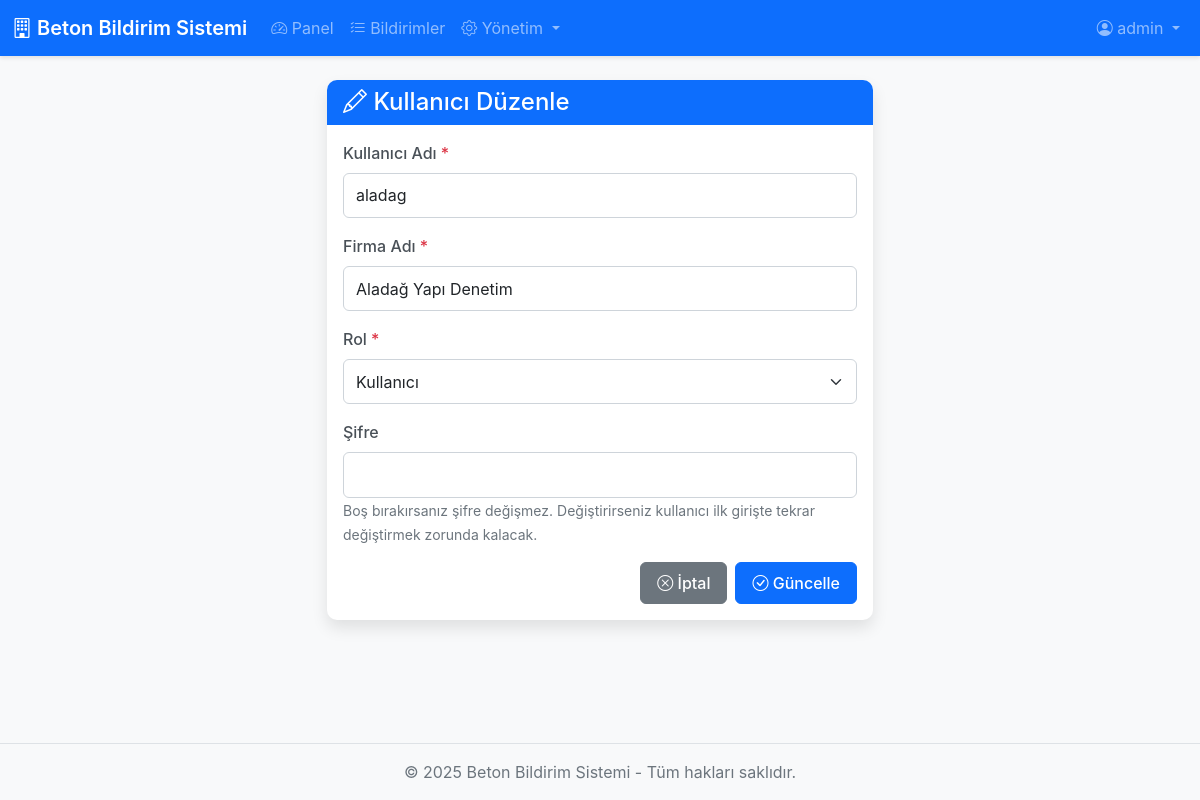
The app's page /admin/user/edit/2 (signed in) with its own data.
### models.py (models this page shows, shortened)
class User(UserMixin, db.Model):
    __tablename__ = 'users'
    id = db.Column(db.Integer, primary_key=True)
    username = db.Column(db.String(80), unique=True, nullable=False, index=True)
    password_hash = db.Column(db.String(255), nullable=False)
    company_name = db.Column(db.String(200), nullable=False)
    role = db.Column(db.String(20), nullable=False, default='user')  # 'admin' veya 'user'
    is_active = db.Column(db.Boolean, default=True, nullable=False)
    must_change_password = db.Column(db.Boolean, default=True, nullable=False)
    created_at = db.Column(db.DateTime, default=get_turkey_time, nullable=False)
    notifications = db.relationship('Notification', backref='user', lazy='dynamic', cascade='all, delete-orphan')
    def is_admin(self):
        return self.role == 'admin'

### app.py (the view, shortened to what this page needs)
@app.route('/admin/user/edit/<int:id>', methods=['GET', 'POST'])
@login_required
@admin_required
@password_change_required
def admin_user_edit(id):
    user = User.query.get_or_404(id)
    form = UserForm(obj=user)
    return render_template('admin/user_form.html', form=form, user=user, title='Kullanıcı Düzenle')

### forms.py
class UserForm(FlaskForm):
    username = StringField('Kullanıcı Adı', validators=[DataRequired(message='Kullanıcı adı gereklidir')])
    company_name = StringField('Firma Adı', validators=[DataRequired(message='Firma adı gereklidir')])
    password = PasswordField('Şifre', validators=[Length(min=6, message='Şifre en az 6 karakter olmalıdır')])
    role = SelectField('Rol', choices=[('user', 'Kullanıcı'), ('admin', 'Admin')], validators=[DataRequired()])

### app.py (called while the page is built)
@app.context_processor
def inject_csrf_token():
    return dict(csrf_token=generate_csrf)

@login_manager.user_loader
def load_user(user_id):
    return User.query.get(int(user_id))

### templates/admin/user_form.html (shortened to what this page needs)
{% extends "base.html" %}
{% block content %}
<div class="row justify-content-center">
    <div class="col-lg-6">
        <div class="card shadow">
            <div class="card-header bg-primary text-white">
                <h4 class="mb-0">
                    <i class="bi bi-{{ 'pencil' if user else 'plus-circle' }}"></i> {{ title }}
                </h4>
            </div>
            <div class="card-body">
                <form method="POST" novalidate>
                    <div class="mb-3">
                        <label for="username" class="form-label">Kullanıcı Adı <span class="text-danger">*</span></label>
                        {{ form.username(class="form-control" ~ (" is-invalid" if form.username.errors else "")) }}
                    </div>
                    <div class="mb-3">
                        <label for="company_name" class="form-label">Firma Adı <span class="text-danger">*</span></label>
                        {{ form.company_name(class="form-control" ~ (" is-invalid" if form.company_name.errors else "")) }}
                    </div>
                    <div class="mb-3">
                        <label for="role" class="form-label">Rol <span class="text-danger">*</span></label>
                        {{ form.role(class="form-select" ~ (" is-invalid" if form.role.errors else "")) }}
                    </div>
                    <div class="mb-3">
                        <label for="password" class="form-label">
                            Şifre {% if not user %}<span class="text-danger">*</span>{% endif %}
                        </label>
                        {{ form.password(class="form-control" ~ (" is-invalid" if form.password.errors else "")) }}
                        {% if user %}
                            <small class="form-text text-muted">Boş bırakırsanız şifre değişmez. Değiştirirseniz kullanıcı ilk girişte tekrar değiştirmek zorunda kalacak.</small>
                        {% else %}
                            <small class="form-text text-muted">Kullanıcı ilk girişte şifresini değiştirmek zorunda kalacak.</small>
                        {% endif %}
                    </div>
                    <div class="d-grid gap-2 d-md-flex justify-content-md-end">
                        <a href="{{ url_for('admin_users') }}" class="btn btn-secondary">
                            <i class="bi bi-x-circle"></i> İptal
                        </a>
                        <button type="submit" class="btn btn-primary">
                            <i class="bi bi-check-circle"></i> {{ 'Güncelle' if user else 'Kaydet' }}
                        </button>
                    </div>
                </form>
            </div>
        </div>
    </div>
</div>
{% endblock %}

### templates/base.html (shortened to what this page needs)
<!DOCTYPE html>
<html lang="tr">
<head>
    <link href="https://cdn.jsdelivr.net/npm/bootstrap@5.3.0/dist/css/bootstrap.min.css" rel="stylesheet">
    <link rel="stylesheet" href="https://cdn.jsdelivr.net/npm/bootstrap-icons@1.10.0/font/bootstrap-icons.css">
    <link rel="stylesheet" href="{{ url_for('static', filename='css/style.css') }}">
</head>
<body>
    {% if current_user.is_authenticated and not current_user.must_change_password %}
    <nav class="navbar navbar-expand-lg navbar-dark bg-primary">
        <div class="container-fluid">
            <a class="navbar-brand" href="{{ url_for('index') }}">
                <i class="bi bi-building"></i> Beton Bildirim Sistemi
            </a>
            <div class="collapse navbar-collapse" id="navbarNav">
                <ul class="navbar-nav me-auto">
                    {% if current_user.is_admin() %}
                        <li class="nav-item">
                            <a class="nav-link" href="{{ url_for('admin_dashboard') }}">
                                <i class="bi bi-speedometer2"></i> Panel
                            </a>
                        </li>
                        <li class="nav-item">
                            <a class="nav-link" href="{{ url_for('admin_notifications') }}">
                                <i class="bi bi-list-check"></i> Bildirimler
                            </a>
                        </li>
                        <li class="nav-item dropdown">
                            <a class="nav-link dropdown-toggle" href="#" id="navbarDropdown" role="button" data-bs-toggle="dropdown">
                                <i class="bi bi-gear"></i> Yönetim
                            </a>
                        </li>
                    {% endif %}
                </ul>
                <ul class="navbar-nav">
                    <li class="nav-item dropdown">
                        <a class="nav-link dropdown-toggle" href="#" id="userDropdown" role="button" data-bs-toggle="dropdown">
                            <i class="bi bi-person-circle"></i> {{ current_user.username }}
                        </a>
                    </li>
                </ul>
            </div>
        </div>
    </nav>
    {% endif %}
    <main class="{% if current_user.is_authenticated and not current_user.must_change_password %}container mt-4{% endif %}">
        {% block content %}{% endblock %}
    </main>
    <footer class="footer mt-auto py-3 bg-light">
        <div class="container text-center">
            <span class="text-muted">&copy; 2025 Beton Bildirim Sistemi - Tüm hakları saklıdır.</span>
        </div>
    </footer>
</body>
</html>

### static/css/style.css (style rules this page uses)
:root { --primary-color: #0d6efd; --secondary-color: #6c757d; --success-color: #198754; --danger-color: #dc3545; --warning-color: #ffc107; --info-color: #0dcaf0; }
body { min-height: 100vh; display: flex; flex-direction: column; background-color: #f8f9fa; font-family: -apple-system, BlinkMacSystemFont, 'Segoe UI', Roboto, 'Helvetica Neue', Arial, sans-serif; }
main { flex: 1; }
.navbar { box-shadow: 0 2px 4px rgba(0, 0, 0, 0.1); }
.navbar-brand { font-weight: 600; font-size: 1.25rem; }
.card { border: none; border-radius: 10px; margin-bottom: 1.5rem; }
.card-header { border-radius: 10px 10px 0 0 !important; font-weight: 600; border: none; }
.btn { border-radius: 6px; padding: 0.5rem 1rem; font-weight: 500; transition: all 0.2s ease; }
.form-control, .form-select { border-radius: 6px; border: 1px solid #ced4da; padding: 0.6rem 0.75rem; }
.form-label { font-weight: 500; margin-bottom: 0.5rem; color: #495057; }
.footer { margin-top: 3rem; padding: 1.5rem 0; border-top: 1px solid #dee2e6; }
.shadow { box-shadow: 0 0.5rem 1rem rgba(0, 0, 0, 0.1) !important; }
.collapse { transition: height 0.35s ease; }
.text-muted { color: #6c757d !important; }

### records on screen
User: username "admin"
User: username "aladag", company_name "Aladağ Yapı Denetim", role "Kullanıcı"

### other values on screen
{{ title }} "Kullanıcı Düzenle"
{{ 'Güncelle' if user else 'Kaydet' }} "Güncelle"
